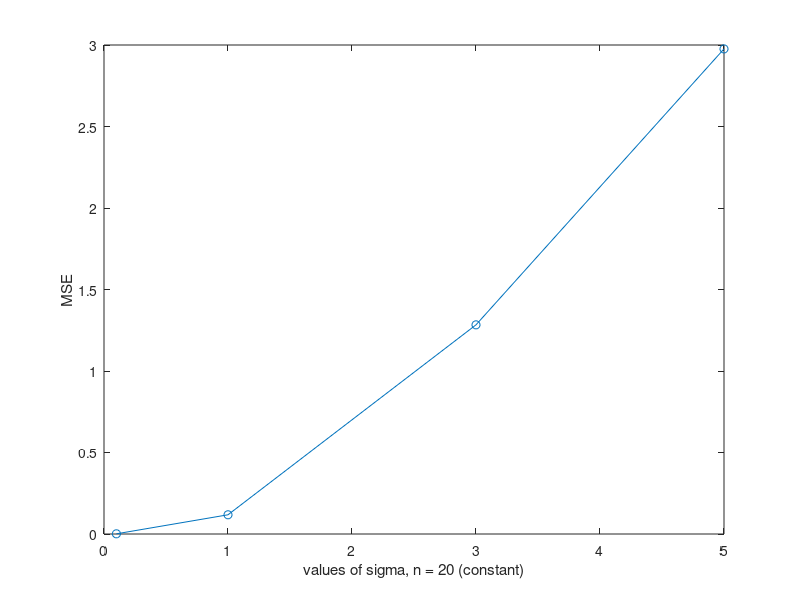

MATLAB code to generate this figure:
% Part c_ii (varying sigma, n constant)


kernel = 3;                % based on w_true = [1,3,2]'
mse_vector = zeros(4,1);
w_average_matrix = zeros(kernel,4);

 
n = 20;
A = zeros(2*n+1,kernel);
x_interim = -n:n;
x = transpose(x_interim*0.1);  % turning to vector

% A generation

for i = 1:kernel
    A(:,i) = x.^i;
end

% t generation
t = A(:,1) + 3*A(:,2) + 2*A(:,3);

mp_i = pinv(A); % as A stays same, irrespective of sigma, for a given n, we have moore-penrose inverse of A constant throughout

w_true = mp_i*t;         % calculating the true w directly from t
 
count = 0;

 for sigma = [0.1,1,3,5]
     
    count = count + 1;

    w_average_interim = zeros(kernel,1); 
    
    mse_interim = 0;
    
    for j = 1:100
        
        % v generation
        v = sigma*randn(2*n+1,1);
    
        % y generation
        y = t + v;
    
        w_estimated = mp_i*y;       % calculating the estimate of w
        
        w_average_interim = w_average_interim + w_estimated;  % running sum of w_average
        
        mse_interim = mse_interim + (norm(w_true - w_estimated))^2; % running sum of mse
        

    end
    
    mse = mse_interim/100;
    w_average = w_average_interim/100;
    
    mse_vector(count,1) = mse;
    w_average_matrix(:,count) = w_average;
    
    
    
end

sigma_range = [0.1;1;3;5];
disp("The matrix of true w, obtained same for all sigma (obviously) is")
disp(w_true)
disp("The matrix of estimated w (averaged over 100 iterations, for each sigma), where each column corresponds to a value of sigma and the column vector the vector of averaged w estimate, is")
disp(w_average_matrix)
disp("The averaged MSE over 100 iterations for each sigma, where rows represent MSE value for each sigma, is")
disp(mse_vector)

plot(sigma_range,mse_vector,'-o')
xlabel('values of sigma, n = 20 (constant)')
ylabel('MSE')




